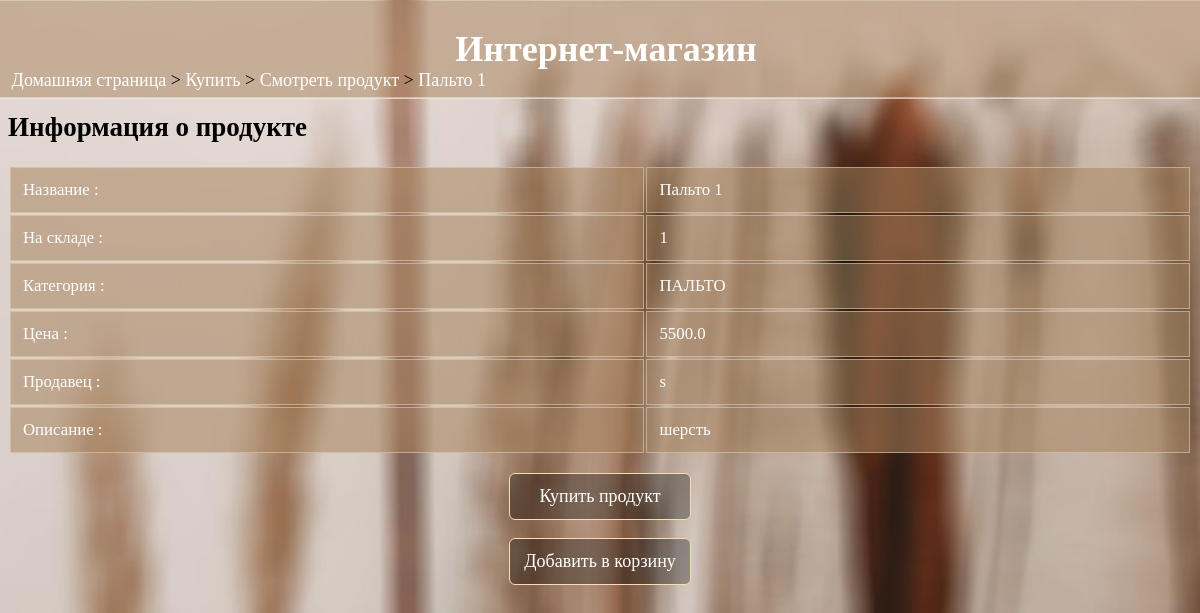
The page /viewproduct/3/ (signed in) on the database its author committed.
### data/product.py (models this page shows)
class Product(SqlAlchemyBase, UserMixin):
    __tablename__ = 'product'
    prodID = sqlalchemy.Column(sqlalchemy.Integer, primary_key=True, autoincrement=True)
    name = sqlalchemy.Column(sqlalchemy.String)
    quantity = sqlalchemy.Column(sqlalchemy.Integer)
    category = sqlalchemy.Column(sqlalchemy.String)
    cost_price = sqlalchemy.Column(sqlalchemy.Float)
    sell_price = sqlalchemy.Column(sqlalchemy.Float)
    description = sqlalchemy.Column(sqlalchemy.String)
    sellID = sqlalchemy.Column(sqlalchemy.Integer, sqlalchemy.ForeignKey("sellers.sellID"))

### shop.py (the view)
@app.route("/viewproduct/<id>/")
def view_product(id):
    if 'userid' not in session:
        return redirect(url_for('home'))
    type = session["type"]
    ispresent, tup = product_info(id)
    if not ispresent:
        abort(404)
    (name, quantity, category, cost_price, sell_price, sellID, desp, sell_name) = tup
    if type == "Seller" and sellID != session['userid']:
        abort(403)
    return render_template('view_product.html', type=type, name=name, quantity=quantity, category=category,
                           cost_price=cost_price, sell_price=sell_price, sell_id=sellID, sell_name=sell_name,
                           desp=desp, prod_id=id)

### data/db_session.py (called while the page is built)
def create_session() -> Session:
    global __factory
    return __factory()

### shop.py (called while the page is built)
def product_info(id):
    db_sess = db_session.create_session()
    a = db_sess.query(Product).filter(Product.prodID == id)[0]
    b = db_sess.query(Seller).filter(Seller.sellID == Product.sellID)[0]
    a = (a.name, a.quantity, a.category, a.cost_price, a.sell_price, a.sellID, a.description, b.name)
    res = [i for i in a]
    if len(res) == 0:
        return False, res
    return True, res

### templates/view_product.html (shortened to what this page needs)
<html>
<head>
  <link rel="stylesheet" href="{{url_for('static', filename='main.css')}}">
</head>
    <body>
      <div class="sticky">
        <h1>Интернет-магазин</h1>
      </div>
      <div class="nav">
        <p><a href="/">Домашняя страница</a> >
        {% if type=="Seller" %}<a href="/sell/">Продать</a> >
        {% else %}<a href="/buy/">Купить</a> > {% endif %}
        <a href="/viewproduct">Смотреть продукт</a> > <a href="">{{name}}</a></p>
      </div>
        <h2>Информация о продукте</h2>
        <table>
            <tr>
                <td>Название :</td><td>{{name}}</td>
            </tr>
            <tr>
                <td>На складе :</td><td>{{quantity}}</td>
            </tr>
            <tr>
                <td>Категория :</td><td>{{category}}</td>
            </tr>
            <tr>
                <td>Цена :</td>
                {% if type=="Seller" %}<td>{{cost_price}}</td>
                {% else %}<td>{{sell_price}}</td>{% endif %}
            </tr>
            {% if type=="Customer" %}
            <tr>
                <td>Продавец :</td><td><a href="/viewprofile/{{sell_id}}" target="blank">{{sell_name}}</a></td>
            </tr>{% endif %}
            <tr>
              <td>Описание :</td><td><pre>{{desp}}</pre></td>
            </tr>
        </table>
        <div class="centerthis">
        {% if type=="Seller" %}
        <p class="press"><a href="/viewproduct/{{prod_id}}/edit">Редактировать продукт</a></p>
        {% else %}
        <p class="press"><a href="/buy/{{prod_id}}">Купить продукт</a></p>
        <p class="press"><a href="/buy/cart/{{prod_id}}">Добавить в корзину</a></p>
        {% endif %}
        </div>
    </body>
</html>

### static/main.css (style rules this page uses)
div.sticky { position: -webkit-sticky; position: sticky; top: 0.2px; margin: -0.7vw; background-color: rgba(167, 130, 93, 0.5); color: white; padding: 0.3vw; font-size: 1.5vw; text-align: center; border-bottom: 1px solid white; font-family: 'Times New Roman'; }
div.sticky h1 { padding-left:1vw; }
body { font-family:'Times New Roman'; font-size: 1.5vw; background-image: url('background2.jpg'); background-size: cover; background-repeat: no-repeat; background-attachment: fixed; color: black; max-width: 100%; overflow-x: hidden; }
div.nav { position: fixed; display: block; top: 5vw; margin:-0.7vw; padding-left:1vw; border:none; overflow: hidden; }
div.nav a { text-decoration: none; color: white; }
.press { padding:0vw; font-size: 1.5vw; justify-content: center; margin-left: auto; margin-right: auto; margin-top: 1.5vw; margin-bottom: 1.5vw; }
.press a { background-color: rgba(0, 0, 0, 0.308); border-radius: 0.5vw; padding: 1vw; width: 13vw; display: block; margin: auto; text-decoration: none; color: white; border: 1px solid wheat; text-align: center; }
.centerthis { width: 80%; margin: auto; align-items: center; text-align: center; }
table { width: 100%; font-size: 1.4vw; }
td { border: 1px solid rgba(224, 207, 177, 0.589); padding:1vw; text-align: left; background-color: rgba(167, 130, 93, 0.521); color: white; word-wrap: break-word; }
td a { text-decoration: none; color: white; }
pre { font-size: 1.4vw; font-family: inherit; }
a { text-decoration: none; color: white; }

### rows shown on the page
Product: name "Пальто 1", category "ПАЛЬТО", sell_price "5500.0", description "шерсть"

### other values the page prints
{{ quantity }} "1"
{{ sell_name }} "s"
